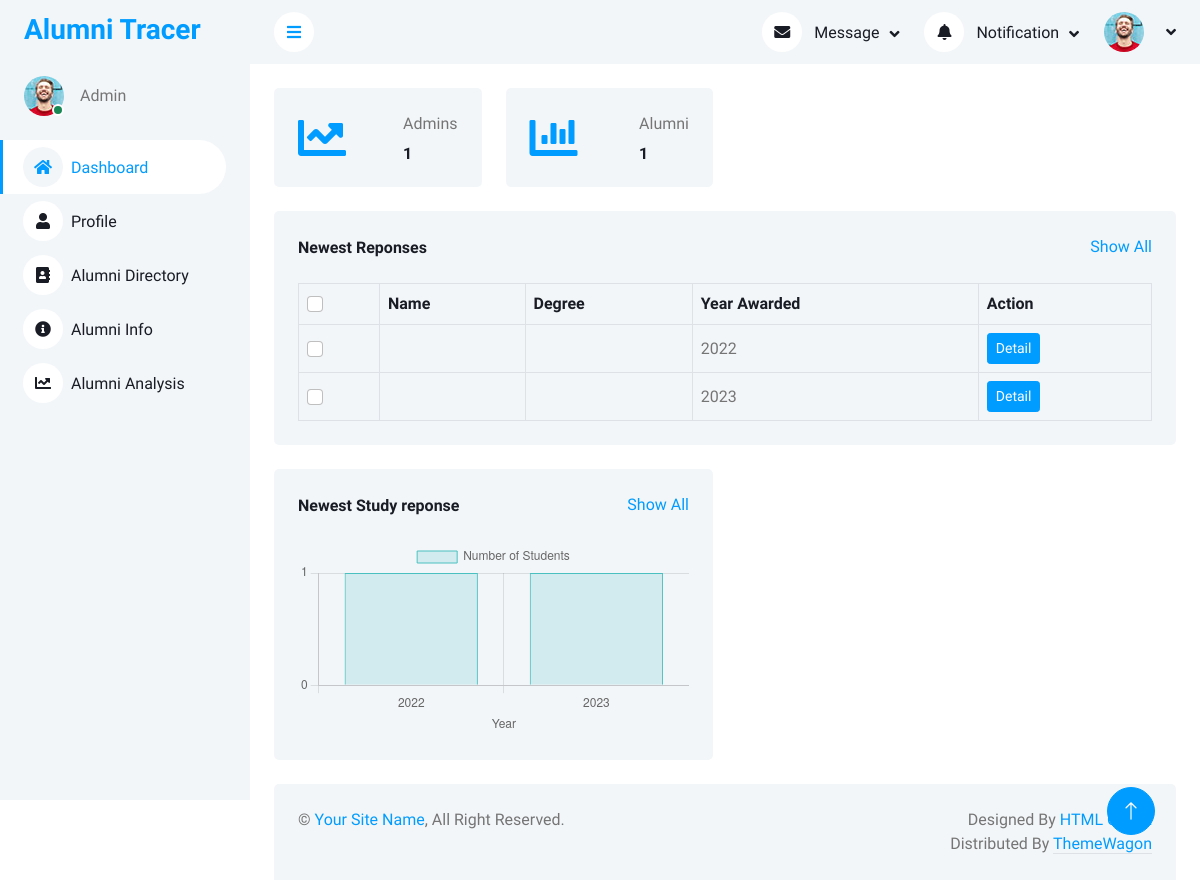
Before: /php_files/admin_dashboard.php with the older database file.
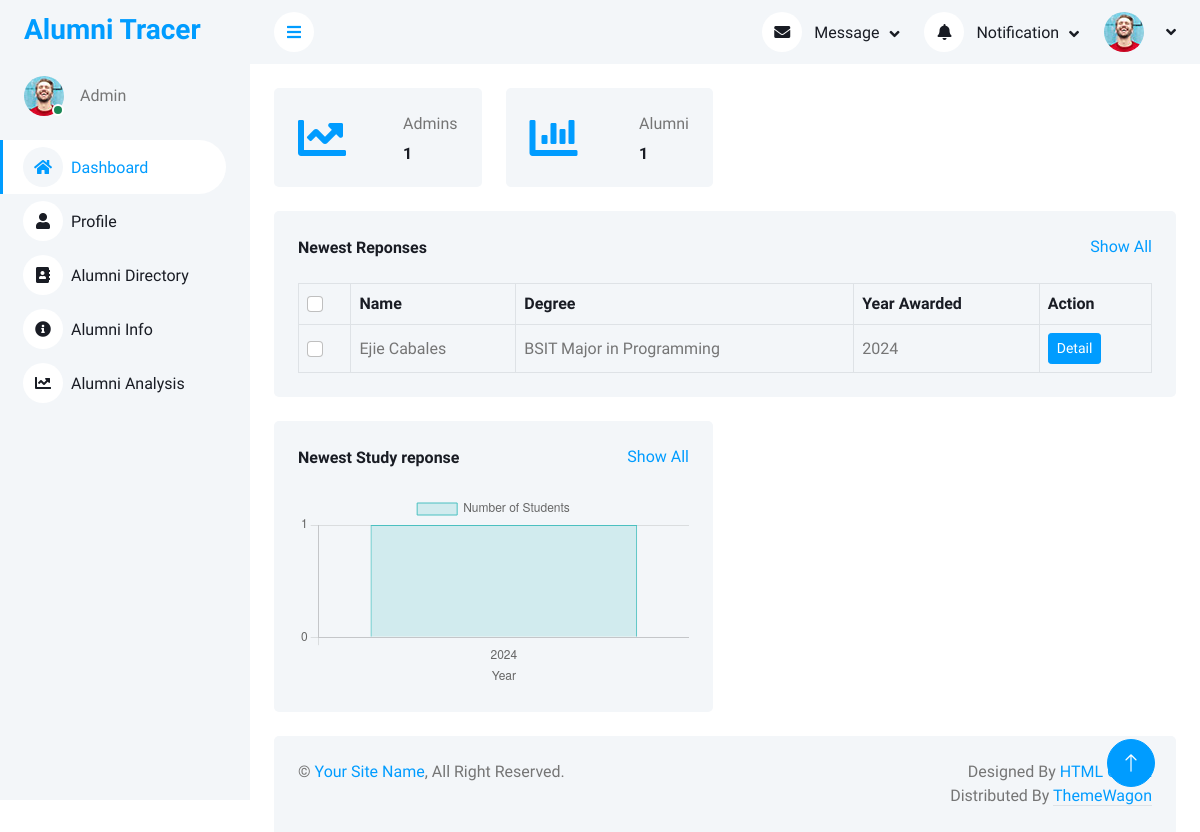
After: the same page with the newer database file.
### tables this page shows
CREATE TABLE `l_study_response` (
  `id` int(11) NOT NULL,
  `gmail` varchar(255) NOT NULL,
  `choose_school` varchar(255) NOT NULL,
  `name` varchar(255) NOT NULL,
  `sex` varchar(255) DEFAULT NULL,
  `age` int(3) DEFAULT NULL,
  `degree` varchar(255) DEFAULT NULL,
  `year_awarded` year(4) DEFAULT NULL,
  `current_study` text DEFAULT NULL,
  `if_no_jobs` text DEFAULT NULL,
  `if_yes_details` text DEFAULT NULL,
  `pursue_reasons` text DEFAULT NULL,
  `current_position` text DEFAULT NULL,
  `other_position` text DEFAULT NULL,
  `time_to_job` text DEFAULT NULL,
  `time_gap` text DEFAULT NULL,
  `employment_history` text DEFAULT NULL,
  `job_info_source` text DEFAULT NULL,
  `other_job_info` varchar(255) DEFAULT NULL,
  `job_qualifications` text DEFAULT NULL,
  `gross_salary` varchar(50) DEFAULT NULL,
  `job_benefits` text DEFAULT NULL,
  `work_location` varchar(255) DEFAULT NULL,
  `num_employees` varchar(255) DEFAULT NULL,
  `work_nature` varchar(255) DEFAULT NULL,
  `other_work_nature_text` text DEFAULT NULL,
  `proof_image` varchar(255) DEFAULT NULL,
  `job_problem` varchar(255) DEFAULT NULL,
  `problem_elaboration` text DEFAULT NULL,
  `self_employed_reason` text DEFAULT NULL,
  `knowledge_enhance` text DEFAULT NULL,
  `problem_solving` text DEFAULT NULL,
  `research_skills` text DEFAULT NULL,
  `learning_efficiency` text DEFAULT NULL,
  `communication_skills` text DEFAULT NULL,
  `more_inclined` text DEFAULT NULL,
  `team_spirit` text DEFAULT NULL,
  `job_relevance` varchar(255) DEFAULT NULL,
  `applied_course` varchar(255) DEFAULT NULL,
  `possible_reasons` varchar(255) DEFAULT NULL,
  `other_reasons` text DEFAULT NULL,
  `present_job` varchar(255) DEFAULT NULL,
  `other_job` text DEFAULT NULL,
  `range_module` text DEFAULT NULL,
  `optional_module` text DEFAULT NULL,
  `relevance` text DEFAULT NULL,
  `worlkload` text DEFAULT NULL,
  `solving` text DEFAULT NULL,
  `learning` text DEFAULT NULL,
  `placement` text DEFAULT NULL,
  `environment` text DEFAULT NULL,
  `quality` text DEFAULT NULL,
  `job_satisfaction` varchar(255) DEFAULT NULL,
  `job_stay` varchar(255) DEFAULT NULL,
  `stay_other_text` text DEFAULT NULL,
  `status` text DEFAULT NULL,
  `created_at` timestamp NOT NULL DEFAULT current_timestamp()
);

### php_files/admin_dashboard.php (the view, shortened to what this page needs)
<?php
include("../connection/conn.php");
function decryptData($encryptedData)
{
    $key = ENCRYPTION_KEY;
    $data = base64_decode($encryptedData);
    $ivLength = openssl_cipher_iv_length('aes-256-cbc');
    $iv = substr($data, 0, $ivLength);
    $encrypted = substr($data, $ivLength);
    return openssl_decrypt($encrypted, 'aes-256-cbc', $key, 0, $iv);
}
$adminCountSql = "SELECT COUNT(*) as admin_count FROM r_accounts";
$adminCountQry = mysqli_query($conn, $adminCountSql);
$adminCount =  mysqli_fetch_assoc($adminCountQry);
$approvedAlumniSql = "SELECT COUNT(*) as approved_alumni_count FROM e_schools WHERE confirm_status = 'Approved'";
$approvedAlumniQry = mysqli_query($conn, $approvedAlumniSql);
$approvedAlumni =  mysqli_fetch_assoc($approvedAlumniQry);
$responseSql = "SELECT id, `name`, degree, year_awarded FROM l_study_response ORDER BY created_at DESC  LIMIT 5";
$responseQry = mysqli_query($conn, $responseSql);
$alumniSql = "SELECT degree, year_awarded, COUNT(*) as student_count
        FROM l_study_response
        GROUP BY  year_awarded
        ORDER BY year_awarded";
$alumniQry = mysqli_query($conn, $alumniSql);
$years_degrees = [];
$student_counts = [];
while ($row = mysqli_fetch_assoc($alumniQry)) {
    $years_degrees[] = $row['year_awarded'];
    $student_counts[] = $row['student_count'];
}
$years_degrees_json = json_encode($years_degrees);
$student_counts_json = json_encode($student_counts);
?>
<!DOCTYPE html>
<html lang="en">
<head>
    <link href="https://cdnjs.cloudflare.com/ajax/libs/font-awesome/5.10.0/css/all.min.css" rel="stylesheet">
    <link href="https://cdn.jsdelivr.net/npm/bootstrap-icons@1.4.1/font/bootstrap-icons.css" rel="stylesheet">
    <link href="../template/lib/owlcarousel/assets/owl.carousel.min.css" rel="stylesheet">
    <link href="../template/lib/tempusdominus/css/tempusdominus-bootstrap-4.min.css" rel="stylesheet" />
    <link href="../template/css/bootstrap.min.css" rel="stylesheet">
    <link href="../template/css/style.css" rel="stylesheet">
</head>
<body>
    <div class="container-xxl position-relative bg-white d-flex p-0">
        <div class="sidebar pe-4 pb-3">
            <nav class="navbar bg-light navbar-light">
                <a href="index.html" class="navbar-brand mx-4 mb-3">
                    <h3 class="text-primary">Alumni Tracer</h3>
                </a>
                <div class="d-flex align-items-center ms-4 mb-4">
                    <div class="position-relative">
                        <img class="rounded-circle" src="../template/img/user.jpg" alt="" style="width: 40px; height: 40px;">
                        <div class="bg-success rounded-circle border border-2 border-white position-absolute end-0 bottom-0 p-1"></div>
                    </div>
                    <div class="ms-3">
                        <span>Admin</span>
                    </div>
                </div>
                <div class="navbar-nav w-100">
                <a href="admin_dashboard.php" class="nav-item nav-link active"><i class="fa fa-home me-2"></i>Dashboard</a>
                <a href="admin_profile.php" class="nav-item nav-link"><i class="fa fa-user me-2"></i>Profile</a>
                <a href="admin_alumni_directory.php" class="nav-item nav-link"><i class="fa fa-address-book me-2"></i>Alumni Directory</a>
                <a href="admin_alumni_information.php" class="nav-item nav-link"><i class="fa fa-info-circle me-2"></i>Alumni Info</a>
                <a href="admin_alumni_analysis.php" class="nav-item nav-link"><i class="fa fa-chart-line me-2"></i>Alumni Analysis</a>
                </div>
            </nav>
        </div>
        <div class="content">
            <nav class="navbar navbar-expand bg-light navbar-light sticky-top px-4 py-0">
                <a href="#" class="sidebar-toggler flex-shrink-0">
                    <i class="fa fa-bars"></i>
                </a>
                <div class="navbar-nav align-items-center ms-auto">
                    <div class="nav-item dropdown">
                        <a href="#" class="nav-link dropdown-toggle" data-bs-toggle="dropdown">
                            <i class="fa fa-envelope me-lg-2"></i>
                            <span class="d-none d-lg-inline-flex">Message</span>
                        </a>
                    </div>
                    <div class="nav-item dropdown">
                        <a href="#" class="nav-link dropdown-toggle" data-bs-toggle="dropdown">
                            <i class="fa fa-bell me-lg-2"></i>
                            <span class="d-none d-lg-inline-flex">Notification</span>
                        </a>
                    </div>
                    <div class="nav-item dropdown">
                        <a href="#" class="nav-link dropdown-toggle" data-bs-toggle="dropdown">
                            <img class="rounded-circle me-lg-2" src="../template/img/user.jpg" alt="" style="width: 40px; height: 40px;">
                        </a>
                    </div>
                </div>
            </nav>
            <div class="container-fluid pt-4 px-4">
                <div class="row g-4">
                    <div class="col-sm-6 col-xl-3">
                        <div class="bg-light rounded d-flex align-items-center justify-content-between p-4">
                            <i class="fa fa-chart-line fa-3x text-primary"></i>
                            <div class="ms-3">
                                <p class="mb-2">Admins</p>
                                <h6 class="mb-0"><?php echo $adminCount["admin_count"]; ?></h6>
                            </div>
                        </div>
                    </div>
                    <div class="col-sm-6 col-xl-3">
                        <div class="bg-light rounded d-flex align-items-center justify-content-between p-4">
                            <i class="fa fa-chart-bar fa-3x text-primary"></i>
                            <div class="ms-3">
                                <p class="mb-2">Alumni</p>
                                <h6 class="mb-0"><?php echo $approvedAlumni["approved_alumni_count"]; ?></h6>
                            </div>
                        </div>
                    </div>
                </div>
            </div>
            <div class="container-fluid pt-4 px-4">
                <div class="bg-light text-center rounded p-4">
                    <div class="d-flex align-items-center justify-content-between mb-4">
                        <h6 class="mb-0">Newest Reponses</h6>
                        <a href="">Show All</a>
                    </div>
                    <div class="table-responsive">
                        <table class="table text-start align-middle table-bordered table-hover mb-0">
                            <thead>
                                <tr class="text-dark">
                                    <th scope="col"><input class="form-check-input" type="checkbox"></th>
                                    <th scope="col">Name</th>
                                    <th scope="col">Degree</th>
                                    <th scope="col">Year Awarded</th>
                                    <th scope="col">Action</th>
                                </tr>
                            </thead>
                            <tbody>
                                <?php
                                if ($responseQry) {
                                    while ($response = mysqli_fetch_assoc($responseQry)) {
                                ?>
                                        <tr>
                                            <td><input class="form-check-input" type="checkbox"></td>
                                            <td> <?php echo decryptData($response["name"]); ?> </td>
                                            <td> <?php echo decryptData($response["degree"]); ?> </td>
                                            <td> <?php echo $response["year_awarded"]; ?> </td>
                                            <td><a class="btn btn-sm btn-primary" href="">Detail</a></td>
                                        </tr>
                                <?php
                                    }
                                } else {
                                    echo "
                                        <tr>
                                            <td colspan='5'>No data found</td>
                                        </tr>
                                    ";
                                }
                                ?>
                            </tbody>
                        </table>
                    </div>
                </div>
            </div>
            <div class="container-fluid pt-4 px-4">
                <div class="row g-4">
                    <div class="col-sm-12 col-xl-6">
                        <div class="bg-light text-center rounded p-4">
                            <div class="d-flex align-items-center justify-content-between mb-4">
                                <h6 class="mb-0">Newest Study reponse</h6>
                                <a href="">Show All</a>
                            </div>
                            <canvas id="alumni-graph"></canvas>
                        </div>
                    </div>
                </div>
            </div>
            <div class="container-fluid pt-4 px-4">
                <div class="bg-light rounded-top p-4">
                    <div class="row">
                        <div class="col-12 col-sm-6 text-center text-sm-start">
                            &copy; <a href="#">Your Site Name</a>, All Right Reserved.
                        </div>
                        <div class="col-12 col-sm-6 text-center text-sm-end">
                            Designed By <a href="https://htmlcodex.com">HTML Codex</a>
                            Distributed By <a class="border-bottom" href="https://themewagon.com" target="_blank">ThemeWagon</a>
                        </div>
                    </div>
                </div>
            </div>
        </div>
        <a href="#" class="btn btn-lg btn-primary btn-lg-square back-to-top"><i class="bi bi-arrow-up"></i></a>
    </div>
    <script>
        document.addEventListener("DOMContentLoaded", function() {
            // Get the canvas element by ID
            var ctx = document.getElementById("alumni-graph").getContext('2d');
            // Fetch the data from PHP (passed as JSON)
            var labels = <?php echo $years_degrees_json; ?>; // Year and Degree labels
            var data = <?php echo $student_counts_json; ?>; // Student counts
            // Create a new bar chart
            var studentsChart = new Chart(ctx, {
                type: 'bar',
                data: {
                    labels: labels, // Dynamic labels (Year - Degree)
                    datasets: [{
                        label: 'Number of Students',
                        data: data, // Dynamic data (student counts)
                        backgroundColor: 'rgba(75, 192, 192, 0.2)',
                        borderColor: 'rgba(75, 192, 192, 1)',
                        borderWidth: 1
                    }]
                },
                options: {
                    responsive: true,
                    scales: {
                        x: {
                            title: {
                                display: true,
                                text: 'Year'
                            }
                        },
                        y: {
                            ticks: {
                                stepSize: 1, // Ensure step size is 1 to only show whole numbers
                                callback: function(value) {
                                    if (Number.isInteger(value)) {
                                        return value; // Only return whole numbers
                                    }
                                }
                            }
                        },
                        beginAtZero: true // Ensures the y-axis starts at 0
                    }
                }
            });
        });
    </script>
</body>
</html>

### template/css/style.css (style rules this page uses)
:root { --primary: #009CFF; --light: #F3F6F9; --dark: #191C24; }
.back-to-top { position: fixed; display: none; right: 45px; bottom: 45px; z-index: 99; }
.btn { transition: .5s; }
.btn.btn-primary { color: #FFFFFF; }
.btn-lg-square { width: 48px; height: 48px; }
.btn-square, .btn-sm-square, .btn-lg-square { padding: 0; display: inline-flex; align-items: center; justify-content: center; font-weight: normal; border-radius: 50px; }
.sidebar { position: fixed; top: 0; left: 0; bottom: 0; width: 250px; height: 100vh; overflow-y: auto; background: var(--light); transition: 0.5s; z-index: 999; }
.content { margin-left: 250px; min-height: 100vh; background: #FFFFFF; transition: 0.5s; }
@media (min-width: 992px) { .sidebar { margin-left: 0; } }
@media (min-width: 992px) { .content { width: calc(100% - 250px); } }
.sidebar .navbar .navbar-nav .nav-link { padding: 7px 20px; color: var(--dark); font-weight: 500; border-left: 3px solid var(--light); border-radius: 0 30px 30px 0; outline: none; }
.sidebar .navbar .navbar-nav .nav-link:hover, .sidebar .navbar .navbar-nav .nav-link.active { color: var(--primary); background: #FFFFFF; border-color: var(--primary); }
.sidebar .navbar .navbar-nav .nav-link i { width: 40px; height: 40px; display: inline-flex; align-items: center; justify-content: center; background: #FFFFFF; border-radius: 40px; }
.sidebar .navbar .navbar-nav .nav-link:hover i, .sidebar .navbar .navbar-nav .nav-link.active i { background: var(--light); }
.content .navbar .navbar-nav .nav-link { margin-left: 25px; padding: 12px 0; color: var(--dark); outline: none; }
.content .navbar .sidebar-toggler, .content .navbar .navbar-nav .nav-link i { width: 40px; height: 40px; display: inline-flex; align-items: center; justify-content: center; background: #FFFFFF; border-radius: 40px; }
.content .navbar .dropdown-toggle::after { margin-left: 6px; vertical-align: middle; border: none; content: "\f107"; font-family: "Font Awesome 5 Free"; font-weight: 900; transition: .5s; }

Changed rows visible on the page:
removed l_study_response: year_awarded "2022"
removed l_study_response: year_awarded "2023"
added l_study_response: name "Ejie Cabales", degree "BSIT Major in Programming", year_awarded "2024"
Other visible differences:
chart data {{ $years_degrees_json }}: ["2022","2023"] → ["2024"]
chart data {{ $student_counts_json }}: ["1","1"] → ["1"]
